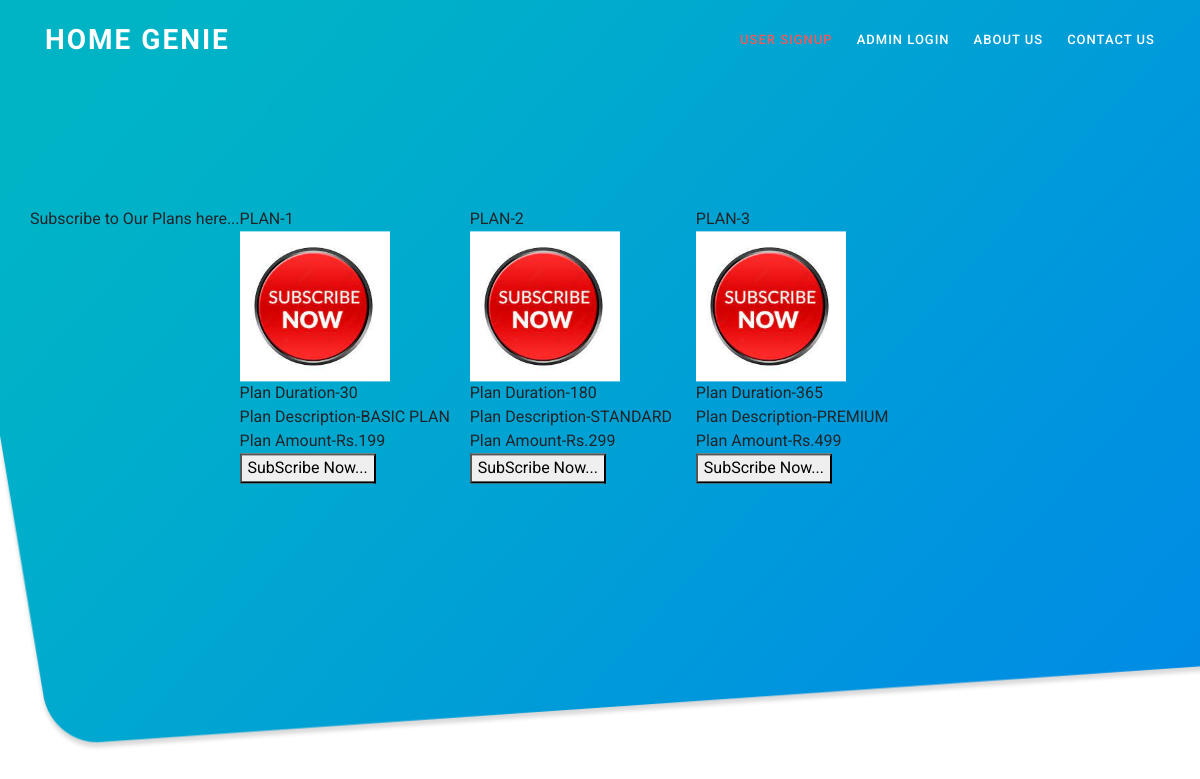
The page /ViewPlan_Details.php on the database its author committed.
### tables this page shows
CREATE TABLE `plan` (
  `Plan_id` varchar(100) DEFAULT NULL,
  `Plan_Description` varchar(100) DEFAULT NULL,
  `Plan_Duration` varchar(100) DEFAULT NULL,
  `Plan_Amount` varchar(100) DEFAULT NULL,
  `plancontent` mediumtext NOT NULL
);

### ViewPlan_Details.php (the view, shortened to what this page needs)
<!DOCTYPE html>
<html lang="en">
  <head>
    <link rel="stylesheet" type="text/css" href="assets3/css/bootstrap.min.css">
    <link rel="stylesheet" type="text/css" href="assets3/css/font-awesome.css">
    <link rel="stylesheet" type="text/css" href="assets3/css/templatemo-art-factory.css">
    <link rel="stylesheet" type="text/css" href="assets3/css/owl-carousel.css">
    </head>
    <body>
    <header class="header-area header-sticky">
        <div class="container">
            <div class="row">
                <div class="col-12">
                  <nav class="main-nav">
                        <a href="#" class="logo">Home Genie</a>
                <ul class="nav">
                            <li class="scroll-to-section"><a href="newreg.html" class="active">User SignUp</a></li>
                            <li class="scroll-to-section"><a href="adminlogin.html">Admin Login</a></li>
                            <li class="scroll-to-section"><a href="aboutus.html">About Us </a></li>
                            <li class="scroll-to-section"><a href="contactus.html">Contact Us</a></li>
                        </ul>
                    </nav>
                </div>
            </div>
        </div>
    </header>
    <div class="welcome-area" id="welcome">
        <div class="header-text">
            <div class="container">
                <div class="row">
                   <marquee>Subscribe to Our Plans here...</marquee>
<?php
include('dbcon.php');
?>
<?php
$result = mysqli_query($con,"SELECT * FROM plan");
while($row = mysqli_fetch_assoc($result)){
$a=$row["Plan_id"];
$b=$row["Plan_Description"];
$c=$row["Plan_Duration"];
$d=$row["Plan_Amount"];
		echo "<div class='product_wrapper'>
			  PLAN-$a
			  <form method='post' action='ViewPlan_Details1.php?a=$a&b=$b&c=$c&d=$d'>
			  <input type='hidden' name='code' value=".$row['Plan_id']." />
			   <div class='image'><img src='subscribelogo.jpg' width=150 height=150 /></div>
			    <div class='name'>Plan Duration-".$row['Plan_Duration']."</div>
			  <div class='name'>Plan Description-".$row['Plan_Description']."&nbsp;&nbsp;&nbsp;&nbsp;&nbsp;</div>
		   	  <div class='price'>Plan Amount-Rs.".$row['Plan_Amount']."</div>
			  <button type='submit' class='buy'>SubScribe Now...</button>
			  </form>
		   	  </div>";
        }
?>
                </div>
            </div>
        </div>
    </div>
<br /><br />
</body>
</html>

### assets3/css/templatemo-art-factory.css (style rules this page uses)
html, body, div, span, applet, object, iframe, h1, h2, h3, h4, h5, h6, p, blockquote, div pre, a, abbr, acronym, address, big, cite, code, del, dfn, em, font, img, ins, kbd, q, s, samp, small, strike, strong, sub, sup, tt, var, b, u, i, center, dl, dt, dd, ol, ul, li, figure, header, nav, section, article, aside, footer, figcaption { margin: 0; padding: 0; border: 0; outline: 0; }
ul, li { padding: 0; margin: 0; list-style: none; }
header, nav, section, article, aside, footer, hgroup { display: block; }
* { box-sizing: border-box; }
html, body { font-family: "Roboto", sans-serif; font-weight: 400; background-color: #fff; font-size: 16px; -ms-text-size-adjust: 100%; -webkit-font-smoothing: antialiased; -moz-osx-font-smoothing: grayscale; }
a { text-decoration: none !important; }
ul { margin-bottom: 0px; }
html, body { background: #fff; font-family: "Roboto", sans-serif; }
.header-area { position: absolute; top: 0px; left: 0px; right: 0px; z-index: 100; height: 100px; -webkit-transition: all 0.5s ease 0s; -moz-transition: all 0.5s ease 0s; -o-transition: all 0.5s ease 0s; transition: all 0.5s ease 0s; }
.header-area .main-nav { min-height: 80px; background: transparent; }
.header-area .main-nav .logo { line-height: 80px; color: #fff; font-size: 28px; font-weight: 700; text-transform: uppercase; letter-spacing: 2px; float: left; -webkit-transition: all 0.3s ease 0s; -moz-transition: all 0.3s ease 0s; -o-transition: all 0.3s ease 0s; transition: all 0.3s ease 0s; }
.header-area .main-nav .nav { float: right; margin-top: 27px; margin-left: 20px; margin-right: 0px; -webkit-transition: all 0.3s ease 0s; -moz-transition: all 0.3s ease 0s; -o-transition: all 0.3s ease 0s; transition: all 0.3s ease 0s; position: relative; z-index: 999; }
.header-area .main-nav .nav li { padding-left: 20px; padding-right: 20px; }
.header-area .main-nav .nav li:last-child { padding-right: 0px; }
.header-area .main-nav .nav li a { display: block; font-weight: 500; font-size: 13px; color: #fff; text-transform: uppercase; -webkit-transition: all 0.3s ease 0s; -moz-transition: all 0.3s ease 0s; -o-transition: all 0.3s ease 0s; transition: all 0.3s ease 0s; height: 40px; line-height: 40px; border: transparent; letter-spacing: 1px; }
.header-area.header-sticky { min-height: 80px; }
.header-area.header-sticky .nav { margin-top: 20px !important; }
.header-area.header-sticky .nav li a.active { color: #f55858; }
@media (max-width: 1200px) { .header-area .main-nav .nav li { padding-left: 12px; padding-right: 12px; } }
@media (max-width: 1200px) { .header-area .main-nav:before { display: none; } }
@media (min-width: 992px) { .header-area .main-nav .nav { display: flex !important; } }
#welcome { overflow: hidden; position: relative; display: flex; align-items: center; justify-content: center; background-image: url(../images/banner-bg.png); background-repeat: no-repeat; background-size: cover; width: 100%; height: 105vh; margin-top: -10vh; }
.welcome-area .header-text { position: absolute; top: 55%; transform: translateY(-60%); text-align: left; width: 100%; }

### rows shown on the page
plan: Plan_id "1", Plan_Duration "30", Plan_Description "BASIC PLAN", Plan_Amount "199"
plan: Plan_id "2", Plan_Duration "180", Plan_Description "STANDARD", Plan_Amount "299"
plan: Plan_id "3", Plan_Duration "365", Plan_Description "PREMIUM", Plan_Amount "499"
